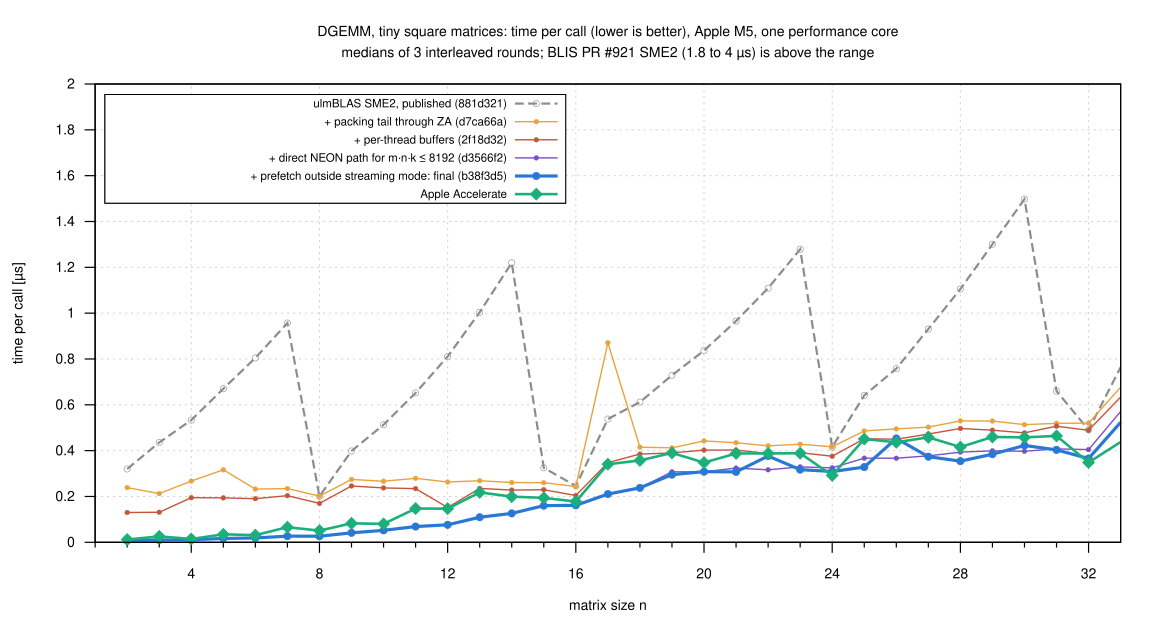

The script that saved this image:
load "_style.gp"
set terminal svg size 1150,620 dynamic enhanced font "Helvetica,14" background rgb "white"
set output "small_time.svg"
set title "DGEMM, tiny square matrices: time per call (lower is better), Apple M5, one performance core\nmedians of 3 interleaved rounds; BLIS PR #921 SME2 (1.8 to 4 µs) is above the range" font ",14"
set xlabel "matrix size n"
set ylabel "time per call [µs]"
set xrange [1:33]
set xtics 0, 4, 32
set mxtics 4
set yrange [0:2.0]
set ytics 0, 0.2
set key inside left top vertical font ",11.5" spacing 1.05 box opaque
plot S."squares.csv" using "n":"published_us" with linespoints ls 1 title L1, \
     ""              using "n":"packtail_us"  with linespoints ls 2 title L2, \
     ""              using "n":"cache_us"     with linespoints ls 3 title L3, \
     ""              using "n":"direct_us"    with linespoints ls 4 title L4, \
     ""              using "n":"final_us"     with linespoints ls 5 title L5, \
     ""              using "n":"accelerate_us" with linespoints ls 6 title L6
